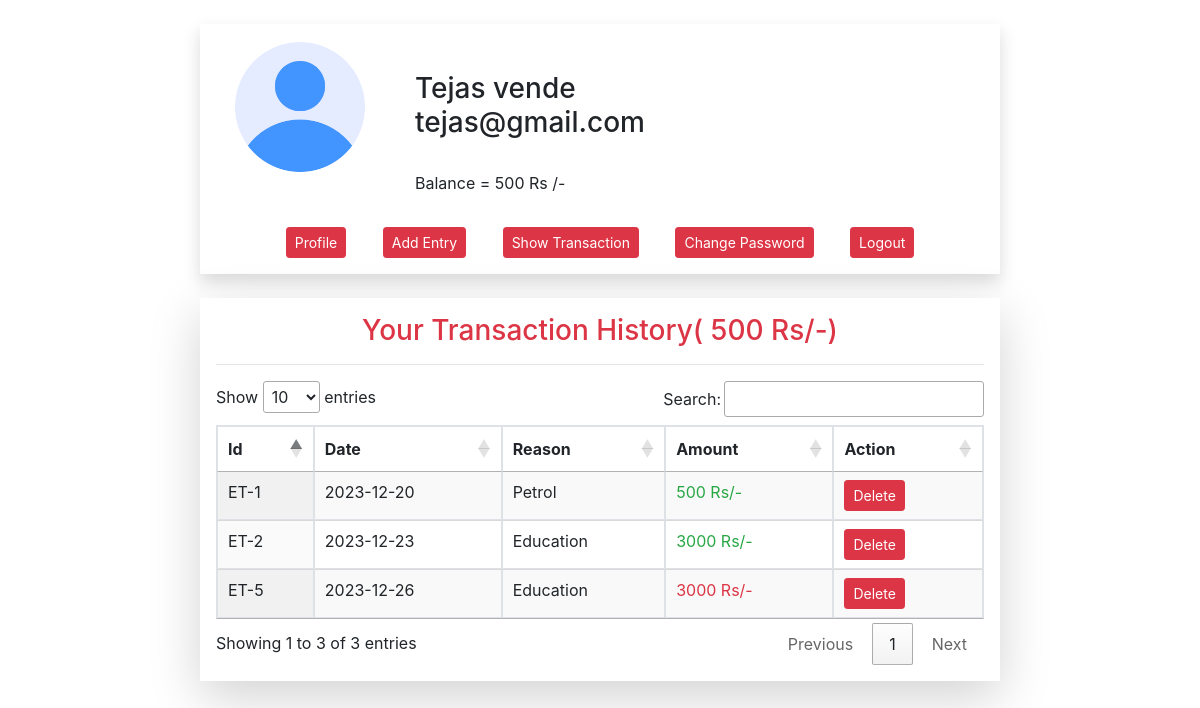
Page /show-transaction.php (signed in) on the committed database.
### tables this page shows
CREATE TABLE `userdetails` (
  `uid` int(11) NOT NULL,
  `unm` varchar(100) NOT NULL,
  `uemail` varchar(150) NOT NULL,
  `upwd` varchar(50) NOT NULL,
  `uque` varchar(50) NOT NULL,
  `uans` varchar(20) NOT NULL,
  `uphoto` varchar(15) NOT NULL,
  `umb` varchar(30) NOT NULL
);

CREATE TABLE `transactiondetails` (
  `tid` int(11) NOT NULL,
  `tdate` date NOT NULL,
  `tamt` float NOT NULL,
  `treason` varchar(30) NOT NULL,
  `tstatus` varchar(10) NOT NULL,
  `uid` int(11) NOT NULL
);

### session-check.php (called while the page is built, shortened)
<?php session_start();
$cn =mysqli_connect("localhost","root","","expensetracker");
    if(!isset( $_SESSION['id']))
    {
        echo "<script>
        window.location.href='index.php';
        </script>";
    }
    else
    {
        $id =$_SESSION['id'];
        $qcu = "SELECT * FROM userdetails WHERE uid = $id";
        $resultU=mysqli_query($cn,$qcu);
        $dataU=mysqli_fetch_assoc($resultU);
    }
?>

### show-transaction.php (the view, shortened to what this page needs)
<?php include 'session-check.php';
?>
<!DOCTYPE html>
<html lang="en">
<head>
    <link rel="stylesheet" href="css/bootstrap.css">
    <link
    rel="stylesheet"
    href="https://cdnjs.cloudflare.com/ajax/libs/animate.css/4.1.1/animate.min.css"
  />
  <link rel="stylesheet" href="https://cdn.datatables.net/1.13.7/css/jquery.dataTables.min.css">
</head>
<body class="">
   <?php  include 'header.php';?>
        <div class="col-md-8 mx-auto p-3 bg-white shadow-lg ">
    <h3 class="text-center text-danger  animate__animated animate__flash">
                    Your Transaction History(  <?php echo $balance;?> Rs/-)
                </h3>
                <hr>
                <table class="table table-bordered display" id="mydata">
                    <thead>
                        <tr>
                            <th>Id</th>
                            <th>Date</th>
                            <th>Reason</th>
                            <th>Amount</th>
                            <th>Action</th>
                        </tr>
                    </thead>
                    <tbody>
                    <?php
    $qT="SELECT * FROM transactiondetails WHERE uid = $id";
    $resultT=mysqli_query($cn,$qT);
        while($dataT= mysqli_fetch_assoc($resultT))
        {
       ?>
                        <tr>
                            <td>ET-<?php echo $dataT['tid'];?></td>
                            <td><?php echo $dataT['tdate'];?></td>
                            <td><?php echo $dataT['treason'];?></td>
 <td class="<?php if($dataT['tstatus'] == 'Credit'){ echo 'text-success';} else{ echo 'text-danger';}?>">
    <?php echo $dataT['tamt'];?> Rs/-
</td>
                            <td>
    <a href="show-transaction.php?delid=<?php echo $dataT['tid'];?>" class="btn btn-sm btn-danger">Delete</a>
                            </td>
                        </tr>
        <?php
         }
         ?>
                    </tbody>
                </table>
        </div>
    </body>
</html>

### header.php
<?php
$qCr ="SELECT SUM(tamt) as camt FROM  transactiondetails WHERE uid =$id AND tstatus ='Credit'";
$resultCr= mysqli_query($cn,$qCr);
$datCr = mysqli_fetch_assoc($resultCr);
$credit = $datCr['camt'];
$qEx ="SELECT SUM(tamt) as eamt FROM  transactiondetails WHERE uid =$id AND tstatus ='Expense'";
$resultEx= mysqli_query($cn,$qEx);
$datEx = mysqli_fetch_assoc($resultEx);
$expense = $datEx['eamt'];
$balance = $credit - $expense;
 ?>
<div class="col-md-8 mx-auto bg-white shadow my-4">
        <div class="row">
            <div class="col-md-3 text-center p-3">
<img src="<?php if($dataU['uphoto']=='-'){ echo 'photo/user.png';}
 else { echo $dataU['uphoto'];}?>" alt=""
                width="80%" class="rounded-circle">
            </div>
            <div class="col-md-9 pt-5">
                <h3><?php echo $dataU['unm']?>
                        <br>
                        <?php echo $dataU['uemail']?>
</h3>
    <p>
    <br>
                        Balance = <?php echo $balance;?> Rs /-
    </p>
            </div>
        </div>
        <div class=" text-center p-3">
                <a href="profile.php" class="btn btn-sm btn-danger mx-3">Profile</a>
                <a href="add-credit.php" class="btn btn-sm btn-danger mx-3">Add Entry</a>
                <a href="show-transaction.php" class="btn btn-sm btn-danger mx-3">Show Transaction</a>
                <a href="change-password.php" class="btn btn-sm btn-danger mx-3">Change Password</a>
                <a href="logout.php" class="btn btn-sm btn-danger mx-3">Logout</a>
        </div>
   </div>

### rows in the picture
userdetails: unm "Tejas vende", uemail "tejas@gmail.com"
transactiondetails: tid "1", tdate "2023-12-20", treason "Petrol", tamt "500"
transactiondetails: tid "2", tdate "2023-12-23", treason "Education", tamt "3000"
transactiondetails: tid "5", tdate "2023-12-26", treason "Education", tamt "3000"

### other values in the picture
$balance "500"
